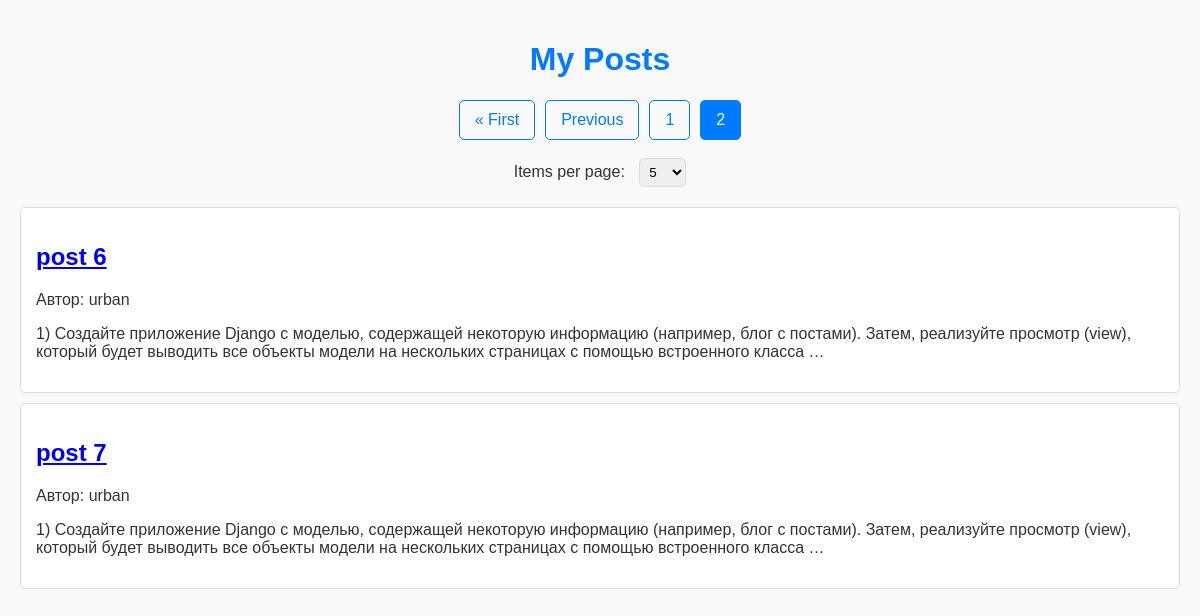
/?page=2&items_per_page=5, run on an earlier commit of the app's database.
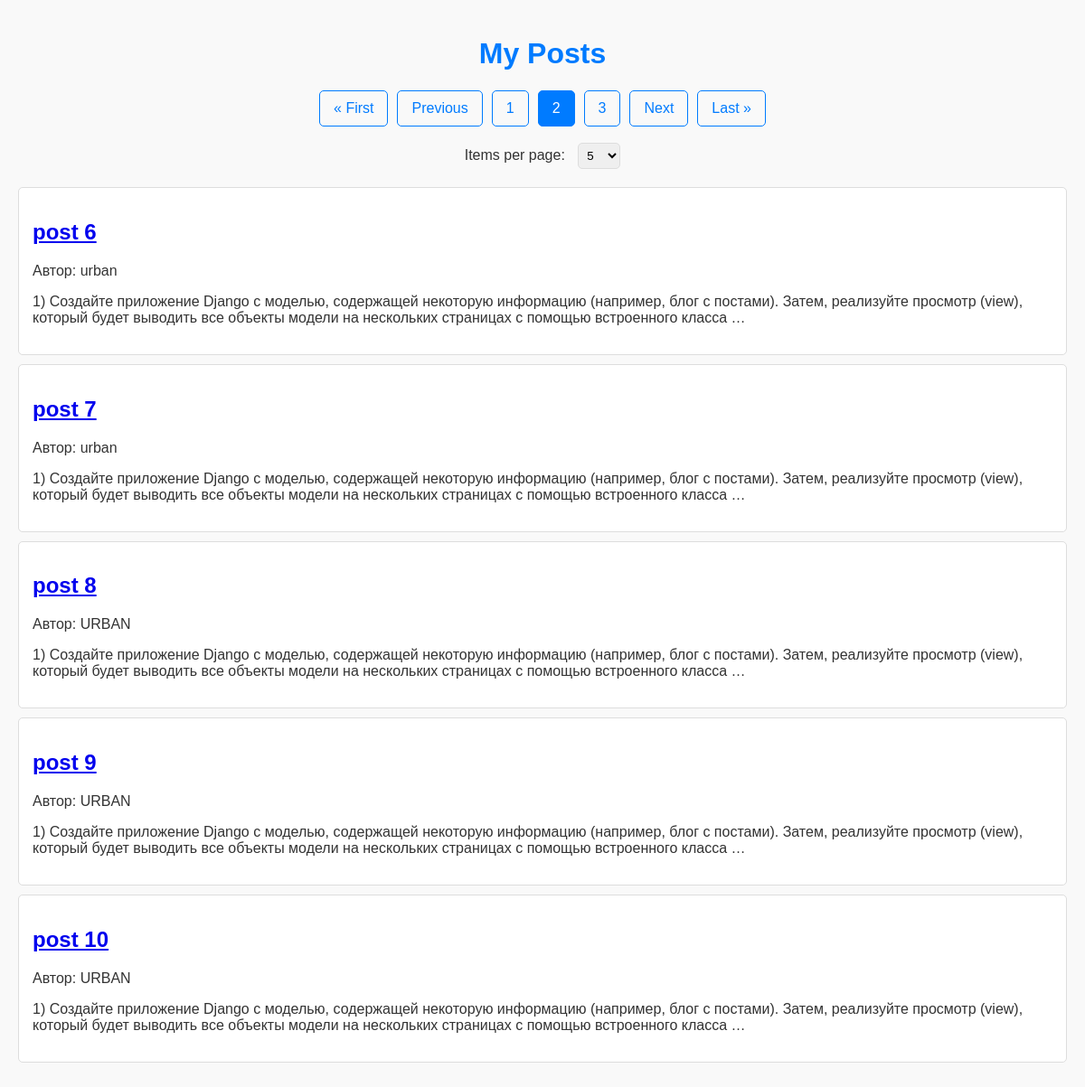
And on a later commit of the database.
### task5/models.py (models this page shows, shortened)
class Post(models.Model):
    title = models.CharField(max_length=200)
    content = models.TextField()
    author = models.CharField(max_length=100)
    created_at = models.DateTimeField(auto_now_add=True)

### task5/views.py (the view)
# urls.py: path('', post_list, name='post_list'),
def post_list(request):
    post_list = Post.objects.all()
    items_per_page = request.GET.get('items_per_page', 5)
    paginator = Paginator(post_list, items_per_page)
    page_number = request.GET.get('page')
    page_obj = paginator.get_page(page_number)
    return render(request, 'task5/post_list.html', {'page_obj': page_obj})

### templates/task5/post_list.html (shortened to what this page needs)
<!DOCTYPE html>
<html lang="en">
<head>
    {% load static %}
    <link rel="stylesheet" href="{% static 'css/styles.css' %}">
</head>
<body>
    <h1>My Posts</h1>
    <div class="pagination">
        {% if page_obj.has_previous %}
            <a href="?page=1&items_per_page={{ page_obj.paginator.per_page }}">&laquo; First</a>
            <a href="?page={{ page_obj.previous_page_number }}&items_per_page={{ page_obj.paginator.per_page }}">Previous</a>
        {% endif %}
        {% for num in page_obj.paginator.page_range %}
            {% if num == page_obj.number %}
                <a class="active">{{ num }}</a>
            {% else %}
                <a href="?page={{ num }}&items_per_page={{ page_obj.paginator.per_page }}">{{ num }}</a>
            {% endif %}
        {% endfor %}
        {% if page_obj.has_next %}
            <a href="?page={{ page_obj.next_page_number }}&items_per_page={{ page_obj.paginator.per_page }}">Next</a>
            <a href="?page={{ page_obj.paginator.num_pages }}&items_per_page={{ page_obj.paginator.per_page }}">Last &raquo;</a>
        {% endif %}
    </div>
    <br>
    <form method="GET" action="">
        <label for="items_per_page">Items per page:</label>
        <select name="items_per_page" id="items_per_page" onchange="this.form.submit()">
            <option value="5" {% if page_obj.paginator.per_page == 5 %}selected{% endif %}>5</option>
        </select>
    </form>
    <ul>
        {% for post in page_obj %}
            <li>
                <h2><a href="{% url 'post_detail' post.pk %}">{{ post.title }}</a></h2>
                <p>Автор: {{ post.author }}</p>
                <p>{{ post.content|truncatewords:30 }}</p>
            </li>
        {% endfor %}
    </ul>
</body>
</html>

### static/css/styles.css (style rules this page uses)
body { font-family: Arial, sans-serif; background-color: #f9f9f9; color: #333; margin: 0; padding: 20px; }
h1 { text-align: center; color: #007BFF; }
ul { list-style-type: none; padding: 0; }
li { background-color: #fff; border: 1px solid #ddd; border-radius: 5px; margin-bottom: 10px; padding: 15px; transition: box-shadow 0.3s ease; }
form { margin-bottom: 20px; text-align: center; }
label { margin-right: 10px; }
.pagination { display: flex; justify-content: center; margin-top: 20px; }
.pagination a { padding: 10px 15px; margin: 0 5px; border: 1px solid #007BFF; color: #007BFF; text-decoration: none; border-radius: 5px; transition: background-color 0.3s ease; }
.pagination a.active { background-color: #007BFF; color: white; }
select { padding: 5px; border-radius: 5px; border: 1px solid #ddd; }

What changed in the data, as far as the page shows it:
added Post: title "post 8", author "URBAN", content "1) Создайте приложение Django с моделью, содержащей некоторую информацию (например, блог с постами). Затем, реализуйте просмотр (view), который будет выводить все объекты модели на нескольких страницах с помощью встроенного класса …"
added Post: title "post 9", author "URBAN", content "1) Создайте приложение Django с моделью, содержащей некоторую информацию (например, блог с постами). Затем, реализуйте просмотр (view), который будет выводить все объекты модели на нескольких страницах с помощью встроенного класса …"
added Post: title "post 10", author "URBAN", content "1) Создайте приложение Django с моделью, содержащей некоторую информацию (например, блог с постами). Затем, реализуйте просмотр (view), который будет выводить все объекты модели на нескольких страницах с помощью встроенного класса …"
Also different on the page:
new list line: "3"
text now shown: "Next Last »"
